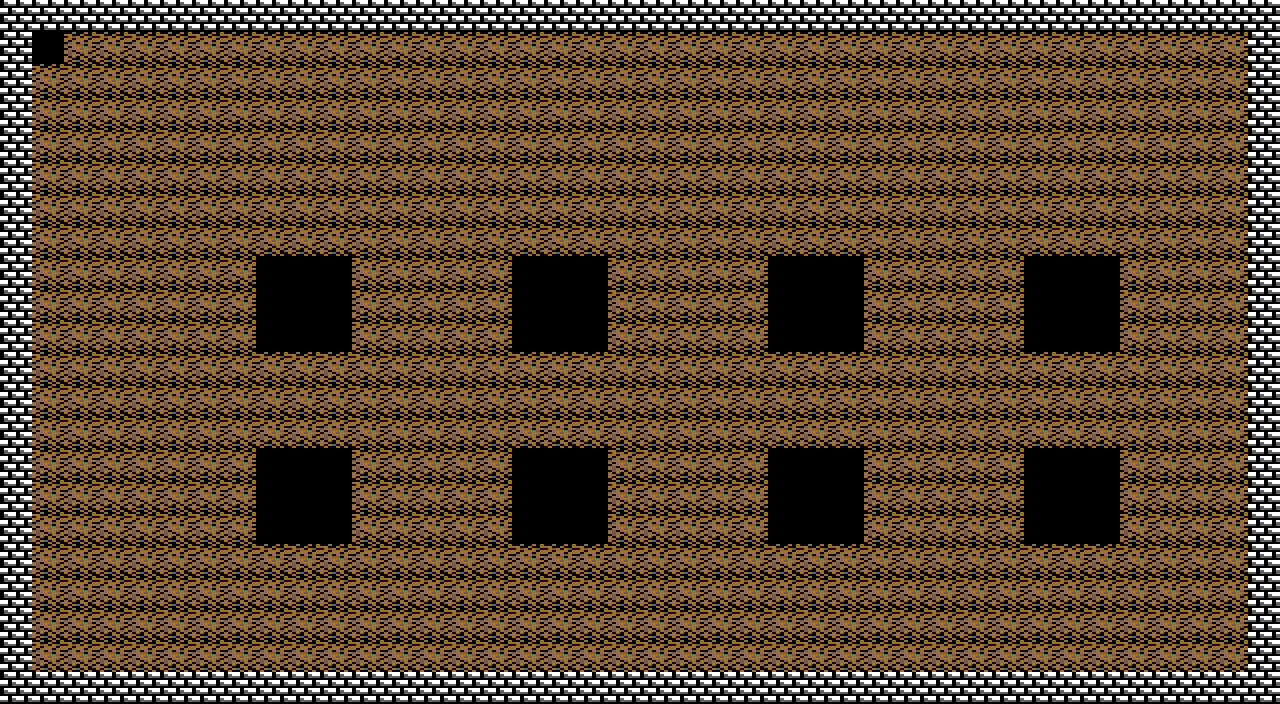

The image is a tile-based game level rendered from a .tmx file. Its description and source (layers, tilesets, objects; grid data summarised) follow:
An orthogonal 40x22 tile map with 32x32 px tiles, 3 tile layers (background, collision, dirt) and 17 objects.

<map version="1.10" tiledversion="1.10.2" orientation="orthogonal" renderorder="left-up" width="40" height="22" tilewidth="32" tileheight="32" infinite="0" nextlayerid="5" nextobjectid="12">
 <tileset firstgid="1" source="sprites/sprites0.tsx" />
 <layer id="1" name="background" width="40" height="22">
  <data>[880 cells, 880 non-empty, 1 distinct tile ids]</data>
 </layer>
 <layer id="2" name="collision" width="40" height="22">
  <data>[880 cells, 120 non-empty, 1 distinct tile ids]</data>
 </layer>
 <layer id="3" name="dirt" width="40" height="22">
  <data>[880 cells, 687 non-empty, 1 distinct tile ids]</data>
 </layer>
 <objectgroup id="4" name="entities"> <object id="1" gid="1" x="32" y="64" width="32" height="32" />
 <object id="2" gid="91" x="320" y="288" width="32" height="32" />
 <object id="3" gid="91" x="576" y="288" width="32" height="32" />
 <object id="4" gid="91" x="832" y="288" width="32" height="32" />
 <object id="5" gid="91" x="1088" y="288" width="32" height="32" />
 <object id="6" gid="101" x="288" y="352" width="32" height="32" />
 <object id="7" gid="101" x="544" y="352" width="32" height="32" />
 <object id="8" gid="101" x="800" y="352" width="32" height="32" />
 <object id="9" gid="101" x="1056" y="352" width="32" height="32" />
 <object id="10" gid="91" x="320" y="480" width="32" height="32" />
 <object id="11" gid="91" x="576" y="480" width="32" height="32" />
 <object id="12" gid="91" x="832" y="480" width="32" height="32" />
 <object id="13" gid="91" x="1088" y="480" width="32" height="32" />
 <object id="14" gid="101" x="288" y="544" width="32" height="32" />
 <object id="15" gid="101" x="544" y="544" width="32" height="32" />
 <object id="16" gid="101" x="800" y="544" width="32" height="32" />
 <object id="17" gid="101" x="1056" y="544" width="32" height="32" />
</objectgroup>
</map>
